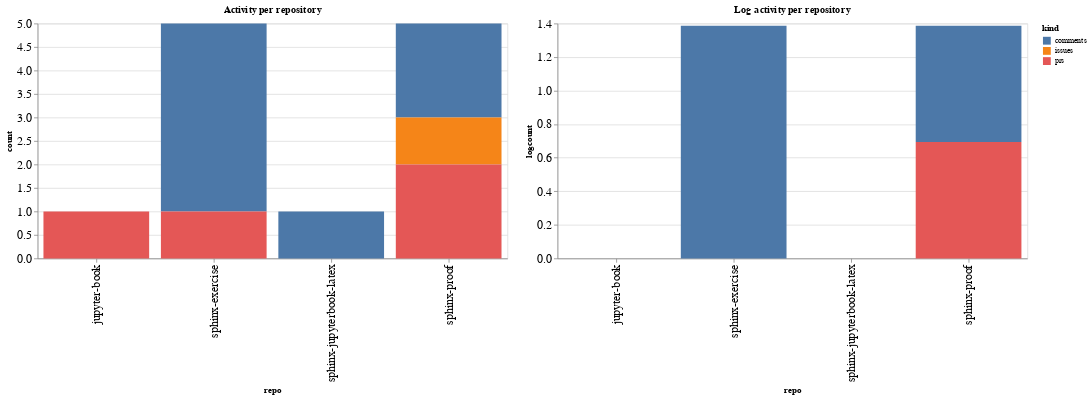

The code cell stored with this chart in its notebook:
### Code cell
ch1 = alt.Chart(repo_summaries, width=600, title="Activity per repository").mark_bar().encode(
    x='repo',
    y='count',
    color='kind',
    tooltip="kind"
)

ch2 = alt.Chart(repo_summaries, width=600, title="Log activity per repository").mark_bar().encode(
    x='repo',
    y='logcount',
    color='kind',
    tooltip="kind"
)

ch1 | ch2

### Figure 1 — Vega-Lite specification as saved in the notebook (floating-point values rounded to 4 significant figures)
{"config": {"axisLeft": {"labelFontSize": 15}, "axisBottom": {"labelFontSize": 15}}, "hconcat": [{"mark": "bar", "encoding": {"color": {"type": "nominal", "field": "kind"}, "tooltip": {"type": "nominal", "field": "kind"}, "x": {"type": "nominal", "field": "repo"}, "y": {"type": "quantitative", "field": "count"}}, "title": "Activity per repository", "width": 600}, {"mark": "bar", "encoding": {"color": {"type": "nominal", "field": "kind"}, "tooltip": {"type": "nominal", "field": "kind"}, "x": {"type": "nominal", "field": "repo"}, "y": {"type": "quantitative", "field": "logcount"}}, "title": "Log activity per repository", "width": 600}], "data": {"name": "data-a3e398dd58564c1a75825f50bb6e6898"}, "$schema": "https://vega.github.io/schema/vega-lite/v4.8.1.json", "datasets": {"data-a3e398dd58564c1a75825f50bb6e6898": [{"repo": "jupyter-book", "kind": "prs", "count": 1, "logcount": 0.0}, {"repo": "sphinx-exercise", "kind": "comments", "count": 4, "logcount": 1.386}, {"repo": "sphinx-exercise", "kind": "prs", "count": 1, "logcount": 0.0}, {"repo": "sphinx-jupyterbook-latex", "kind": "comments", "count": 1, "logcount": 0.0}, {"repo": "sphinx-proof", "kind": "comments", "count": 2, "logcount": 0.6931}, {"repo": "sphinx-proof", "kind": "issues", "count": 1, "logcount": 0.0}, {"repo": "sphinx-proof", "kind": "prs", "count": 2, "logcount": 0.6931}]}}
